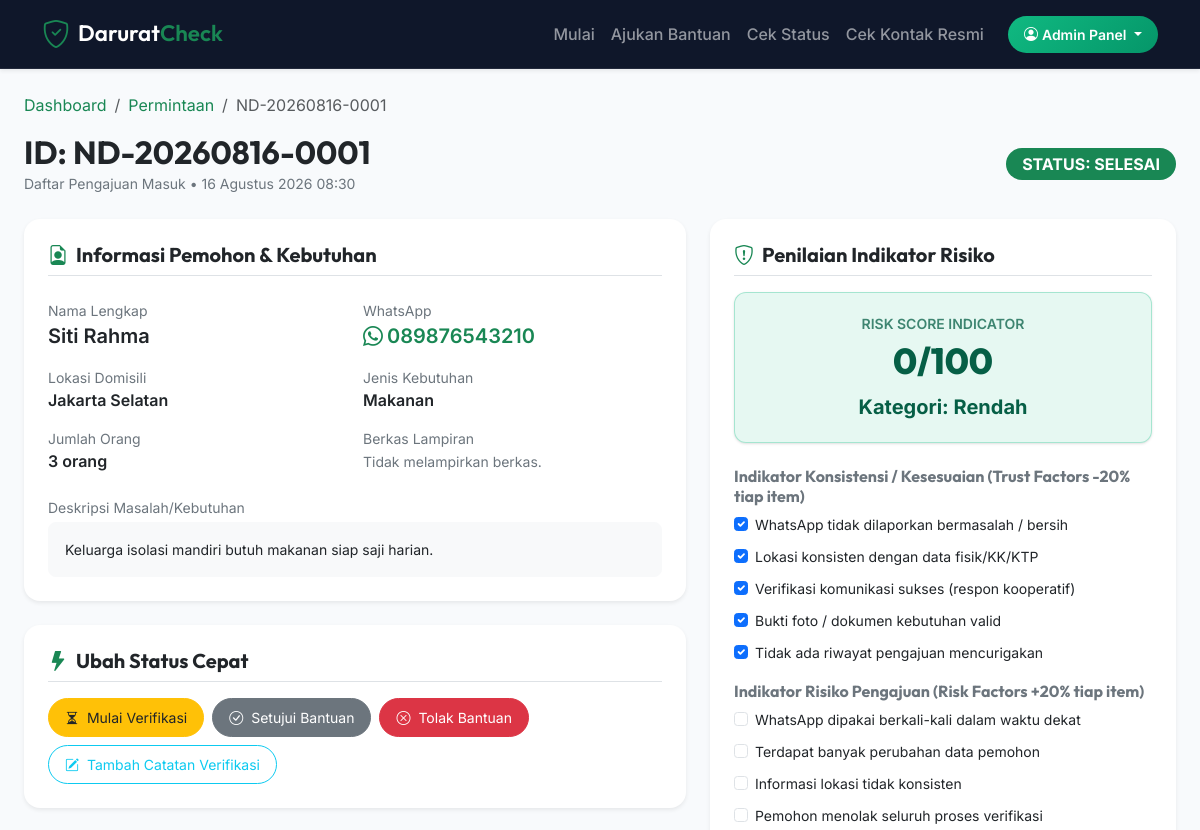
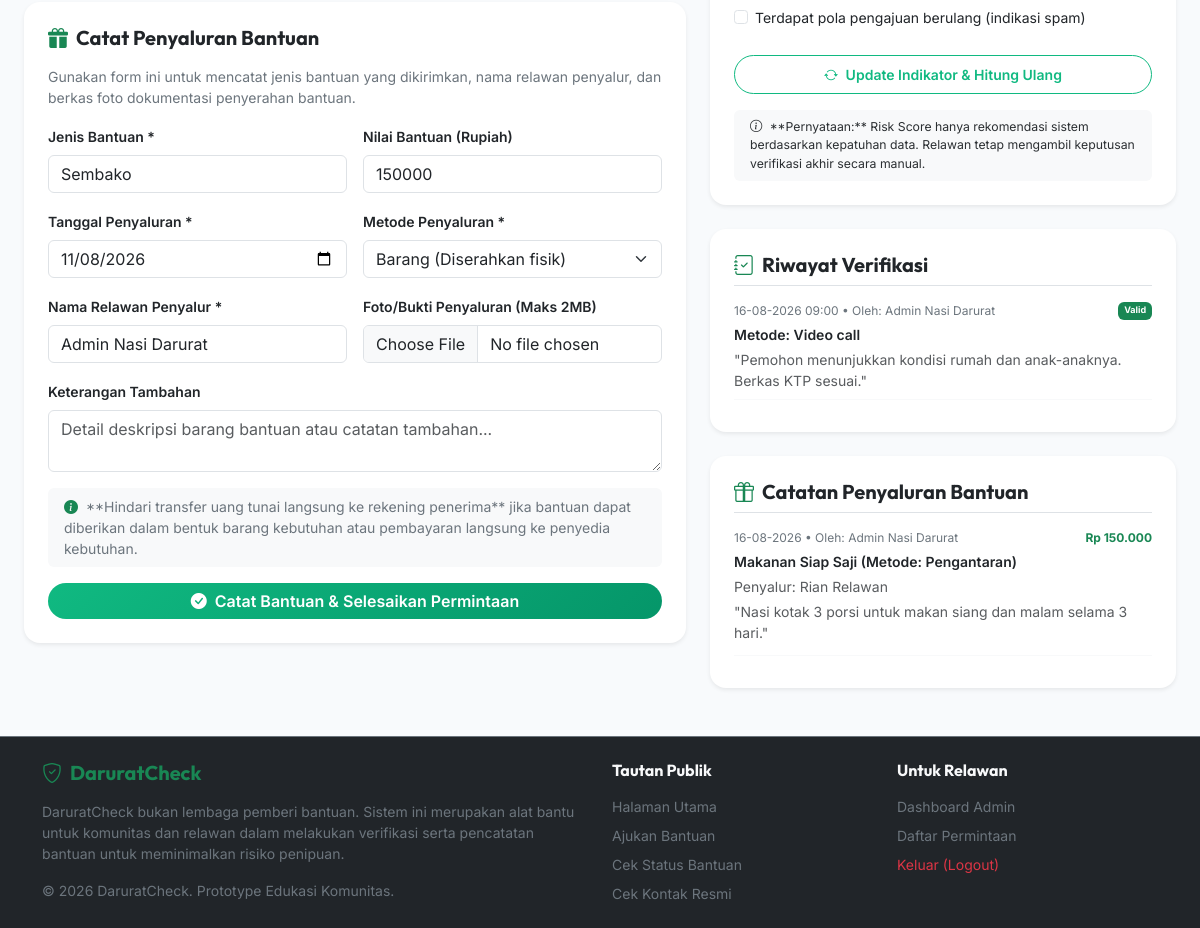
The page /admin/request-detail.php?id=ND-20260816-0001 (signed in) on the database its author committed (2 pictures, top to bottom).
### tables this page shows
CREATE TABLE IF NOT EXISTS `requests` (
  `id` INT AUTO_INCREMENT PRIMARY KEY,
  `request_code` VARCHAR(20) NOT NULL UNIQUE,
  `user_id` INT NOT NULL,
  `need_type` ENUM('Makanan', 'Sembako', 'Susu atau kebutuhan bayi', 'Kebutuhan lansia', 'Kebutuhan kesehatan', 'Kebutuhan pendidikan', 'Lainnya') NOT NULL,
  `description` TEXT NOT NULL,
  `people_count` INT NOT NULL DEFAULT 1,
  `supporting_document` VARCHAR(255) DEFAULT NULL,
  `status` ENUM('BARU', 'SEDANG DIVERIFIKASI', 'TERVERIFIKASI', 'DISETUJUI', 'BANTUAN DISALURKAN', 'SELESAI', 'DITOLAK') NOT NULL DEFAULT 'BARU',
  `risk_score` INT NOT NULL DEFAULT 0,
  
   
  `safe_new_wa` TINYINT(1) NOT NULL DEFAULT 0,
  `safe_consistent_location` TINYINT(1) NOT NULL DEFAULT 0,
  `safe_comm_verified` TINYINT(1) NOT NULL DEFAULT 0,
  `safe_valid_evidence` TINYINT(1) NOT NULL DEFAULT 0,
  `safe_no_suspicious_hist` TINYINT(1) NOT NULL DEFAULT 0,
  
   
  `risk_multi_request` TINYINT(1) NOT NULL DEFAULT 0,
  `risk_data_changes` TINYINT(1) NOT NULL DEFAULT 0,
  `risk_inconsistent_location` TINYINT(1) NOT NULL DEFAULT 0,
  `risk_refuse_verification` TINYINT(1) NOT NULL DEFAULT 0,
  `risk_repeated_pattern` TINYINT(1) NOT NULL DEFAULT 0,
  
  `created_at` TIMESTAMP DEFAULT CURRENT_TIMESTAMP,
  `updated_at` TIMESTAMP DEFAULT CURRENT_TIMESTAMP ON UPDATE CURRENT_TIMESTAMP,
  FOREIGN KEY (`user_id`) REFERENCES `users` (`id`) ON DELETE CASCADE
);

CREATE TABLE IF NOT EXISTS `users` (
  `id` INT AUTO_INCREMENT PRIMARY KEY,
  `whatsapp` VARCHAR(20) NOT NULL UNIQUE,
  `name` VARCHAR(100) NOT NULL,
  `location` VARCHAR(100) NOT NULL,
  `created_at` TIMESTAMP DEFAULT CURRENT_TIMESTAMP
);

CREATE TABLE IF NOT EXISTS `verifications` (
  `id` INT AUTO_INCREMENT PRIMARY KEY,
  `request_id` INT NOT NULL,
  `admin_id` INT NOT NULL,
  `method` ENUM('Telepon', 'WhatsApp', 'Video call', 'Pengecekan dokumen', 'Pengecekan lapangan', 'Informasi dari relawan', 'Lainnya') NOT NULL,
  `result` ENUM('Valid', 'Perlu pemeriksaan lanjutan', 'Tidak valid') NOT NULL,
  `notes` TEXT NOT NULL,
  `created_at` TIMESTAMP DEFAULT CURRENT_TIMESTAMP,
  FOREIGN KEY (`request_id`) REFERENCES `requests` (`id`) ON DELETE CASCADE,
  FOREIGN KEY (`admin_id`) REFERENCES `admins` (`id`) ON DELETE CASCADE
);

CREATE TABLE IF NOT EXISTS `assistance` (
  `id` INT AUTO_INCREMENT PRIMARY KEY,
  `request_id` INT NOT NULL,
  `admin_id` INT NOT NULL,
  `aid_type` VARCHAR(100) NOT NULL,
  `description` TEXT NOT NULL,
  `value` DECIMAL(12, 2) NOT NULL DEFAULT 0.00,
  `distribution_date` DATE NOT NULL,
  `distribution_method` ENUM('Barang', 'Pembayaran langsung ke toko', 'Pengantaran', 'Lainnya') NOT NULL,
  `volunteer_name` VARCHAR(100) NOT NULL,
  `distribution_proof` VARCHAR(255) DEFAULT NULL,
  `created_at` TIMESTAMP DEFAULT CURRENT_TIMESTAMP,
  FOREIGN KEY (`request_id`) REFERENCES `requests` (`id`) ON DELETE CASCADE,
  FOREIGN KEY (`admin_id`) REFERENCES `admins` (`id`) ON DELETE CASCADE
);

### admin/request-detail.php (the view, shortened to what the rows shown need)
<?php
require_once '../config/database.php';
require_once '../includes/functions.php';
$request_code = sanitize($_GET['id'] ?? '');
try {
    $sql = "SELECT r.*, u.name as user_name, u.whatsapp, u.location
            FROM requests r
            JOIN users u ON r.user_id = u.id
            WHERE r.request_code = :request_code";
    $stmt = $pdo->prepare($sql);
    $stmt->execute(['request_code' => $request_code]);
    $request = $stmt->fetch();
    $request_id = $request['id'];
    $stmtVerList = $pdo->prepare("SELECT v.*, a.name as admin_name
                                  FROM verifications v
                                  JOIN admins a ON v.admin_id = a.id
                                  WHERE v.request_id = :request_id
                                  ORDER BY v.created_at DESC");
    $stmtVerList->execute(['request_id' => $request_id]);
    $verifications = $stmtVerList->fetchAll();
    $stmtAidList = $pdo->prepare("SELECT ast.*, a.name as admin_name
                                  FROM assistance ast
                                  JOIN admins a ON ast.admin_id = a.id
                                  WHERE ast.request_id = :request_id
                                  ORDER BY ast.created_at DESC");
    $stmtAidList->execute(['request_id' => $request_id]);
    $assistance_records = $stmtAidList->fetchAll();
} catch (Exception $e) {
    $error_msg = $e->getMessage();
}
require_once '../includes/header.php';
?>
<div class="container-fluid px-md-4">
    <div class="d-flex justify-content-between align-items-center flex-wrap g-3 mb-4">
        <div>
            <h2 class="fw-bold text-dark mb-0">ID: <?php echo htmlspecialchars($request_code); ?></h2>
            <span class="text-secondary small">Daftar Pengajuan Masuk &bull; <?php echo format_date_id($request['created_at']); ?></span>
        </div>
        <div class="d-flex align-items-center gap-2 flex-wrap">
            <span class="badge <?php echo get_status_badge($request['status']); ?> fs-6 px-3 py-2 rounded-pill text-uppercase">
                STATUS: <?php echo htmlspecialchars($request['status']); ?>
            </span>
        </div>
    </div>
    <div class="row g-4">
        <div class="col-lg-7">
            <div class="card border-0 shadow-sm rounded-4 mb-4">
                <div class="card-body p-4">
                    <div class="row g-3 mb-4">
                        <div class="col-md-6">
                            <label class="text-secondary small d-block">Nama Lengkap</label>
                            <span class="fw-semibold text-dark fs-5"><?php echo htmlspecialchars($request['user_name']); ?></span>
                        </div>
                        <div class="col-md-6">
                            <span class="fw-semibold text-dark fs-5">
                                <a href="https://wa.me/<?php echo htmlspecialchars($request['whatsapp']); ?>" target="_blank" class="text-success text-decoration-none">
                                    <i class="bi bi-whatsapp me-1"></i><?php echo htmlspecialchars($request['whatsapp']); ?>
                                </a>
                            </span>
                        </div>
                        <div class="col-md-6">
                            <label class="text-secondary small d-block">Lokasi Domisili</label>
                            <span class="fw-semibold text-dark"><?php echo htmlspecialchars($request['location']); ?></span>
                        </div>
                        <div class="col-md-6">
                            <label class="text-secondary small d-block">Jenis Kebutuhan</label>
                            <span class="fw-semibold text-dark"><?php echo htmlspecialchars($request['need_type']); ?></span>
                        </div>
                        <div class="col-md-6">
                            <label class="text-secondary small d-block">Jumlah Orang</label>
                            <span class="fw-semibold text-dark"><?php echo intval($request['people_count']); ?> orang</span>
                        </div>
                    </div>
                    <div class="mb-0">
                        <label class="text-secondary small d-block mb-1">Deskripsi Masalah/Kebutuhan</label>
                        <div class="p-3 bg-light rounded-3 text-dark small border border-light">
                            <?php echo nl2br(htmlspecialchars($request['description'])); ?>
                        </div>
                    </div>
                </div>
            </div>
        </div>
        <div class="col-lg-5">
            <div class="card border-0 shadow-sm rounded-4 mb-4">
                <div class="card-body p-4">
                    <form action="request-detail.php?id=<?php echo urlencode($request_code); ?>" method="POST" class="small">
                        <div class="mb-3">
                            <div class="form-check mb-2">
                                <input class="form-check-input" type="checkbox" name="safe_new_wa" id="safe_new_wa" <?php echo $request['safe_new_wa'] ? 'checked' : ''; ?>>
                                <label class="form-check-label" for="safe_new_wa">WhatsApp tidak dilaporkan bermasalah / bersih</label>
                            </div>
                            <div class="form-check mb-2">
                                <input class="form-check-input" type="checkbox" name="safe_consistent_location" id="safe_consistent_location" <?php echo $request['safe_consistent_location'] ? 'checked' : ''; ?>>
                                <label class="form-check-label" for="safe_consistent_location">Lokasi konsisten dengan data fisik/KK/KTP</label>
                            </div>
                            <div class="form-check mb-2">
                                <input class="form-check-input" type="checkbox" name="safe_comm_verified" id="safe_comm_verified" <?php echo $request['safe_comm_verified'] ? 'checked' : ''; ?>>
                                <label class="form-check-label" for="safe_comm_verified">Verifikasi komunikasi sukses (respon kooperatif)</label>
                            </div>
                            <div class="form-check mb-2">
                                <input class="form-check-input" type="checkbox" name="safe_valid_evidence" id="safe_valid_evidence" <?php echo $request['safe_valid_evidence'] ? 'checked' : ''; ?>>
                                <label class="form-check-label" for="safe_valid_evidence">Bukti foto / dokumen kebutuhan valid</label>
                            </div>
                            <div class="form-check mb-2">
                                <input class="form-check-input" type="checkbox" name="safe_no_suspicious_hist" id="safe_no_suspicious_hist" <?php echo $request['safe_no_suspicious_hist'] ? 'checked' : ''; ?>>
                                <label class="form-check-label" for="safe_no_suspicious_hist">Tidak ada riwayat pengajuan mencurigakan</label>
                            </div>
                        </div>
                        <div class="mb-4">
                            <div class="form-check mb-2">
                                <input class="form-check-input" type="checkbox" name="risk_multi_request" id="risk_multi_request" <?php echo $request['risk_multi_request'] ? 'checked' : ''; ?>>
                                <label class="form-check-label" for="risk_multi_request">WhatsApp dipakai berkali-kali dalam waktu dekat</label>
                            </div>
                            <div class="form-check mb-2">
                                <input class="form-check-input" type="checkbox" name="risk_data_changes" id="risk_data_changes" <?php echo $request['risk_data_changes'] ? 'checked' : ''; ?>>
                                <label class="form-check-label" for="risk_data_changes">Terdapat banyak perubahan data pemohon</label>
                            </div>
                            <div class="form-check mb-2">
                                <input class="form-check-input" type="checkbox" name="risk_inconsistent_location" id="risk_inconsistent_location" <?php echo $request['risk_inconsistent_location'] ? 'checked' : ''; ?>>
                                <label class="form-check-label" for="risk_inconsistent_location">Informasi lokasi tidak konsisten</label>
                            </div>
                            <div class="form-check mb-2">
                                <input class="form-check-input" type="checkbox" name="risk_refuse_verification" id="risk_refuse_verification" <?php echo $request['risk_refuse_verification'] ? 'checked' : ''; ?>>
                                <label class="form-check-label" for="risk_refuse_verification">Pemohon menolak seluruh proses verifikasi</label>
                            </div>
                            <div class="form-check mb-2">
                                <input class="form-check-input" type="checkbox" name="risk_repeated_pattern" id="risk_repeated_pattern" <?php echo $request['risk_repeated_pattern'] ? 'checked' : ''; ?>>
                                <label class="form-check-label" for="risk_repeated_pattern">Terdapat pola pengajuan berulang (indikasi spam)</label>
                            </div>
                        </div>
                    </form>
                </div>
            </div>
            <div class="card border-0 shadow-sm rounded-4 mb-4">
                <div class="card-body p-4">
                    <?php if (empty($verifications)): ?>
                        <p class="text-secondary small italic mb-0">Belum ada catatan verifikasi untuk permintaan ini.</p>
                    <?php else: ?>
                        <div class="small">
                            <?php foreach ($verifications as $v): ?>
                                <div class="border-bottom border-light pb-2 mb-2">
                                    <div class="d-flex justify-content-between text-secondary mb-1" style="font-size: 0.75rem;">
                                        <span><?php echo date('d-m-Y H:i', strtotime($v['created_at'])); ?> &bull; Oleh: <?php echo htmlspecialchars($v['admin_name']); ?></span>
                                        <span class="badge <?php echo ($v['result'] === 'Valid') ? 'bg-success' : (($v['result'] === 'Tidak valid') ? 'bg-danger' : 'bg-warning text-dark'); ?>"><?php echo htmlspecialchars($v['result']); ?></span>
                                    </div>
                                    <div class="fw-semibold mb-1">Metode: <?php echo htmlspecialchars($v['method']); ?></div>
                                    <div class="text-muted italic">"<?php echo htmlspecialchars($v['notes']); ?>"</div>
                                </div>
                            <?php endforeach; ?>
                        </div>
                    <?php endif; ?>
                </div>
            </div>
            <div class="card border-0 shadow-sm rounded-4 mb-4">
                <div class="card-body p-4">
                    <?php if (empty($assistance_records)): ?>
                        <p class="text-secondary small italic mb-0">Belum ada penyaluran bantuan yang tercatat.</p>
                    <?php else: ?>
                        <div class="small">
                            <?php foreach ($assistance_records as $ar): ?>
                                <div class="border-bottom border-light pb-2 mb-2">
                                    <div class="d-flex justify-content-between text-secondary mb-1" style="font-size: 0.75rem;">
                                        <span><?php echo date('d-m-Y', strtotime($ar['distribution_date'])); ?> &bull; Oleh: <?php echo htmlspecialchars($ar['admin_name']); ?></span>
                                        <span class="fw-bold text-success"><?php echo format_rupiah($ar['value']); ?></span>
                                    </div>
                                    <div class="fw-semibold mb-1"><?php echo htmlspecialchars($ar['aid_type']); ?> (Metode: <?php echo htmlspecialchars($ar['distribution_method']); ?>)</div>
                                    <div class="text-muted mb-1">Penyalur: <?php echo htmlspecialchars($ar['volunteer_name']); ?></div>
                                    <?php if ($ar['description']): ?>
                                        <div class="text-muted italic mb-1">"<?php echo htmlspecialchars($ar['description']); ?>"</div>
                                    <?php endif; ?>
                                </div>
                            <?php endforeach; ?>
                        </div>
                    <?php endif; ?>
                </div>
            </div>
        </div>
    </div>
</div>
<?php
require_once '../includes/footer.php';
?>

### rows shown on the page
requests: created_at "16 Agustus 2026 08:30", status "SELESAI", user.name "Siti Rahma", user.whatsapp "089876543210", user.location "Jakarta Selatan", need_type "Makanan", people_count "3", description "Keluarga isolasi mandiri butuh makanan siap saji harian.", safe_new_wa "☑", safe_consistent_location "☑", safe_comm_verified "☑", safe_valid_evidence "☑", safe_no_suspicious_hist "☑"
verifications: created_at "16-08-2026 09:00", admin.name "Admin Nasi Darurat", result "Valid", method "Video call", notes "Pemohon menunjukkan kondisi rumah dan anak-anaknya. Berkas KTP sesuai."
assistance: distribution_date "16-08-2026", admin.name "Admin Nasi Darurat", value "Rp 150.000", aid_type "Makanan Siap Saji", distribution_method "Pengantaran", volunteer_name "Rian Relawan", description "Nasi kotak 3 porsi untuk makan siang dan malam selama 3 hari."

### other values the page prints
$request_code "ND-20260816-0001"
$risk_info['score'] "0"
$risk_info['category'] "Rendah"
